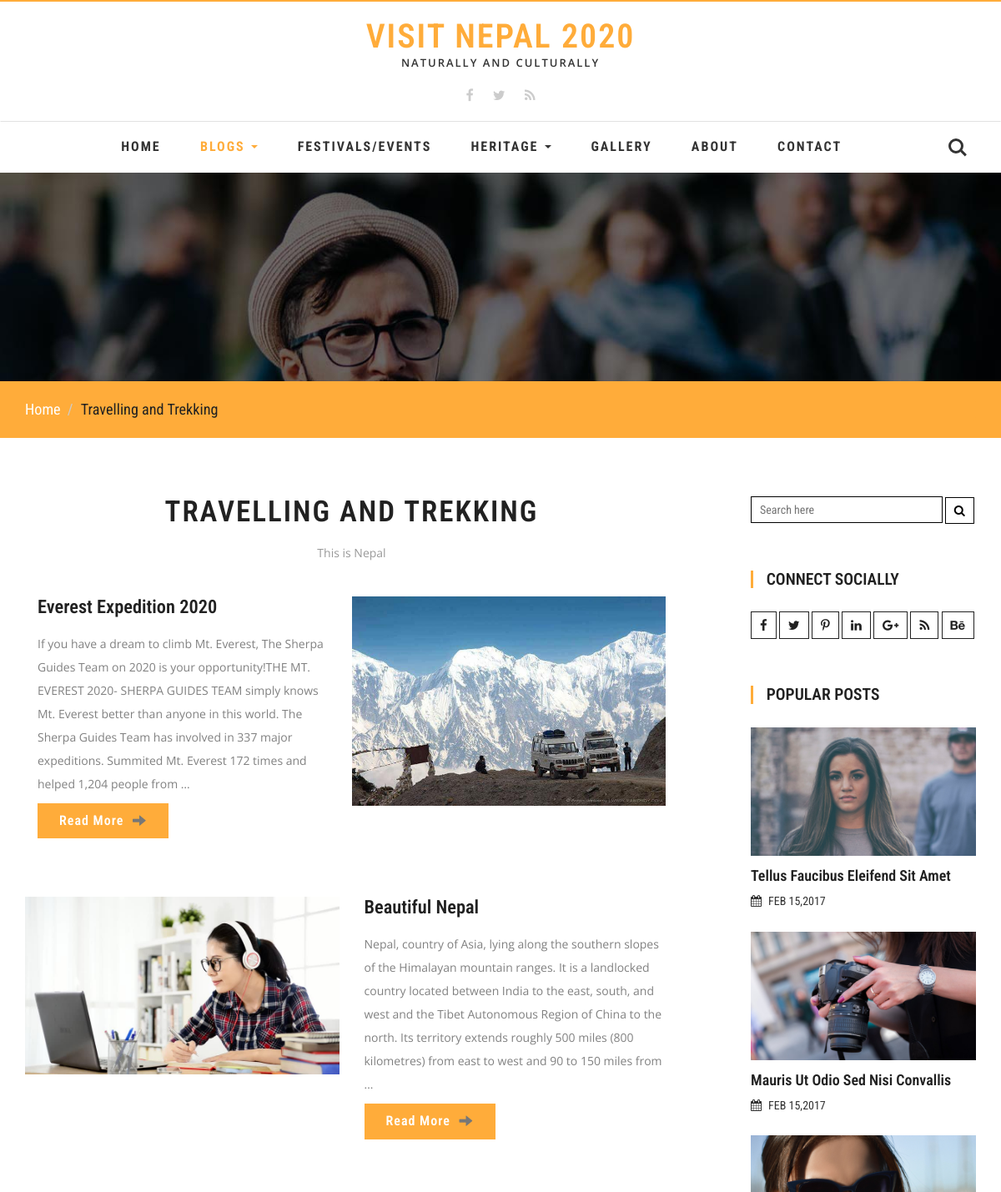
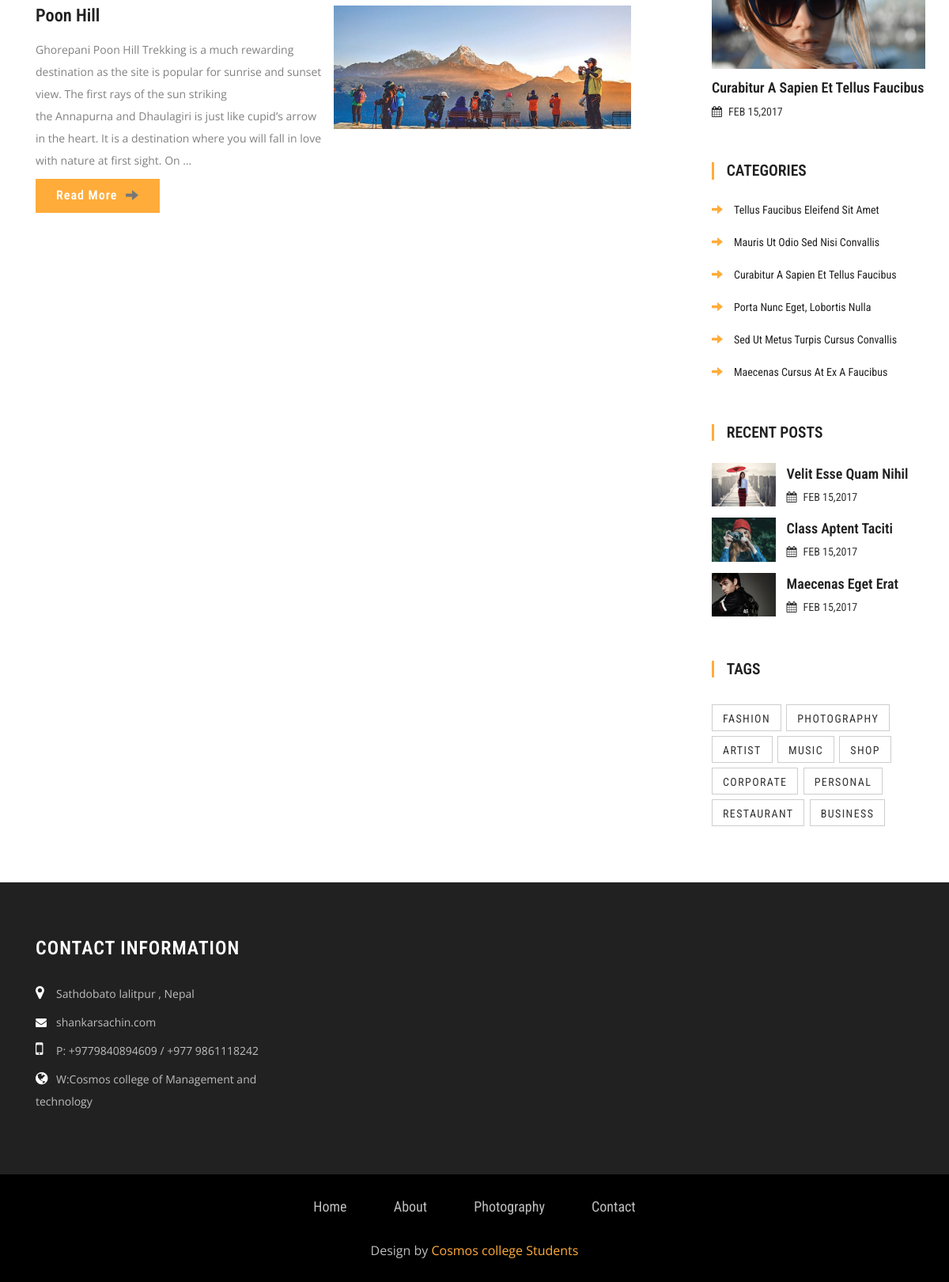
The page /category/1/detail/ on the database its author committed (2 pictures, top to bottom).
### ntpapp/models.py (models this page shows, shortened)
class TimeStamp(models.Model):
    created_at = models.DateTimeField(auto_now_add=True)
    updated_at = models.DateTimeField(auto_now=True, null=True, blank=True)
    class Meta:
        abstract = True

class Category(TimeStamp):
    title = models.CharField(max_length=200)
    image = models.ImageField(upload_to="category")

class Blog(TimeStamp):
    title = models.CharField(max_length=200)
    category = models.ForeignKey(Category, on_delete=models.CASCADE)
    image = models.ImageField(upload_to="blogs")
    video_link = models.CharField(max_length=500, null=True, blank=True)
    details = models.TextField()
    author = models.ForeignKey(User, on_delete=models.CASCADE)
    view_count = models.PositiveIntegerField()

### ntpapp/views.py (the view)
# urls.py: path('category/<int:pk>/detail/', ClientCategoryDetalView.as_view(),
class ClientCategoryDetalView(ClientMixin, DetailView):
    template_name = "clienttemplates/clientcategorydetail.html"
    model = Category
    context_object_name = "category"

### ntpapp/views.py (called while the page is built)
    def get_context_data(self, **kwargs):
        print("It should be just after middleware")
        context = super().get_context_data(**kwargs)
        context['allcategory'] = Category.objects.all()
        return context

### templates/clienttemplates/clientcategorydetail.html (shortened to what this page needs)
{% extends 'clienttemplates/clientbase.html' %}
{% load static %}
{% block clientblog %}active{% endblock %}
{% block content %}
<div class="agile-banner">
	</div>
	<div class="breadcrumbs">
		<div class="container">
			<ol class="breadcrumb breadcrumb1 animated wow slideInLeft" data-wow-delay=".5s">
				<li><a href="index.html">Home</a></li>
				<li class="active">{{category.title}}</li>
			</ol>
		</div>
	</div>
	<div class="container">
		<div class="banner-btm-agile">
			<div class="col-md-9 btm-wthree-left">
			<div class="agileits_heading_section">
				<h3 class="wthree_head">{{category.title}}</h3>
				<p class="agileinfo_para">This is Nepal</p>
			</div>
				<div class="events w3">
					<div class="events-main">
						{% for blog in category.blog_set.all %}
						{% if forloop.counter|divisibleby:2 %}
						<div class="events-top">
							<div class="col-md-6  w3ls fea-left">
								<div class="w3agile_special_deals_grid_left_grid">
									<a href="{% url 'ntpapp:clientblogdetail' blog.id  %}"><img src="{{blog.image.url}}" class="img-responsive" alt="" /></a>
								</div>
							</div>
							<div class="col-md-6 wthree fea-right">
								<h3>{{blog.title}}</h3>
								<p>{{blog.details|striptags|safe|truncatewords:"50"}}</p>
								<a class="agileits w3layouts" href="{% url 'ntpapp:clientblogdetail' blog.id  %}">Read More <span class="glyphicon agileits w3layouts glyphicon-arrow-right" aria-hidden="true"></span></a>
							</div>
							<div class="clearfix"> </div>
						</div>
						{% else %}
						<div class="events-top">
							<div class="col-md-6  w3-agile fea-right">
								<h3>{{blog.title}}</h3>
								<p>{{blog.details|striptags|safe|truncatewords:"50"}}</p>
								<a class="agileits w3layouts" href="{% url 'ntpapp:clientblogdetail' blog.id  %}">Read More <span class="glyphicon agileits w3layouts glyphicon-arrow-right" aria-hidden="true"></span></a>
							</div>
							<div class="col-md-6  fea-left">
								<div class="w3agile_special_deals_grid_left_grid">
									<a href="{% url 'ntpapp:clientblogdetail' blog.id  %}"><img src="{{blog.image.url}}" class="img-responsive" alt="" /></a>
								</div>
							</div>
						</div>
						{% endif %}
						{% endfor %}
					</div>
				</div>
			</div>
			<div class="col-md-3 w3agile_blog_left">
				<div class="wthreesearch">
							<form action="#" method="post">
								<input type="search" name="Search" placeholder="Search here" required="">
								<button type="submit" class="btn btn-default search" aria-label="Left Align">
									<i class="fa fa-search" aria-hidden="true"></i>
								</button>
							</form>
				</div>
				<div class="agileinfo_calender">
				<h3>CONNECT SOCIALLY</h3>
				<div class="w3ls-social-icons-1">
					<a class="facebook" href="#"><i class="fa fa-facebook"></i></a>
					<a class="twitter" href="#"><i class="fa fa-twitter"></i></a>
					<a class="pinterest" href="#"><i class="fa fa-pinterest-p"></i></a>
					<a class="linkedin" href="#"><i class="fa fa-linkedin"></i></a>
					<a class="linkedin" href="#"><i class="fa fa-google-plus"></i></a>
					<a class="linkedin" href="#"><i class="fa fa-rss"></i></a>
					<a class="linkedin" href="#"><i class="fa fa-behance"></i></a>
				</div>
				</div>
				<div class="w3ls_popular_posts">
					<h3>Popular Posts</h3>
					<div class="agileits_popular_posts_grid">
						<div class="w3agile_special_deals_grid_left_grid">
							<a href="singlepage.html"><img src="images/p1.jpg" class="img-responsive" alt="" /></a>
						</div>
						<h4><a href="singlepage.html">Tellus Faucibus Eleifend Sit Amet</a></h4>
						<h5><i class="fa fa-calendar" aria-hidden="true"></i>FEB 15,2017</h5>
					</div>
					<div class="agileits_popular_posts_grid">
						<div class="w3agile_special_deals_grid_left_grid">
								<a href="singlepage.html"><img src="images/p2.jpg" class="img-responsive" alt="" /></a>
							</div>
						<h4><a href="singlepage.html">Mauris Ut Odio Sed Nisi Convallis</a></h4>
						<h5><i class="fa fa-calendar" aria-hidden="true"></i>FEB 15,2017</h5>
					</div>
					<div class="agileits_popular_posts_grid">
						<div class="w3agile_special_deals_grid_left_grid">
								<a href="singlepage.html"><img src="images/p3.jpg" class="img-responsive" alt="" /></a>
						</div>
						<h4><a href="singlepage.html">Curabitur A Sapien Et Tellus Faucibus</a></h4>
						<h5><i class="fa fa-calendar" aria-hidden="true"></i>FEB 15,2017</h5>
					</div>
				</div>
				<div class="w3l_categories">
					<h3>Categories</h3>
					<ul>
						<li><a href="singlepage.html"><span class="glyphicon glyphicon-arrow-right" aria-hidden="true"></span>tellus faucibus eleifend sit amet</a></li>
						<li><a href="singlepage.html"><span class="glyphicon glyphicon-arrow-right" aria-hidden="true"></span>Mauris ut odio sed nisi convallis</a></li>
						<li><a href="singlepage.html"><span class="glyphicon glyphicon-arrow-right" aria-hidden="true"></span>Curabitur a sapien et tellus faucibus</a></li>
						<li><a href="singlepage.html"><span class="glyphicon glyphicon-arrow-right" aria-hidden="true"></span>porta nunc eget, lobortis nulla</a></li>
						<li><a href="singlepage.html"><span class="glyphicon glyphicon-arrow-right" aria-hidden="true"></span>Sed ut metus turpis cursus convallis</a></li>
						<li><a href="singlepage.html"><span class="glyphicon glyphicon-arrow-right" aria-hidden="true"></span>Maecenas cursus at ex a faucibus</a></li>
					</ul>
				</div>
			<div class="w3ls_recent_posts">
					<h3>Recent Posts</h3>
					<div class="agileits_recent_posts_grid">
						<div class="agileits_recent_posts_gridl">
							<div class="w3agile_special_deals_grid_left_grid">
									<a href="singlepage.html"><img src="images/r1.jpg" class="img-responsive" alt="" /></a>
								</div>
						</div>
						<div class="agileits_recent_posts_gridr">
							<h4><a href="singlepage.html">velit esse quam nihil</a></h4>
							<h5><i class="fa fa-calendar" aria-hidden="true"></i>FEB 15,2017</h5>
						</div>
						<div class="clearfix"> </div>
					</div>
					<div class="agileits_recent_posts_grid">
						<div class="agileits_recent_posts_gridl">
							<div class="w3agile_special_deals_grid_left_grid">
									<a href="singlepage.html"><img src="images/r2.jpg" class="img-responsive" alt="" /></a>
								</div>
						</div>
						<div class="agileits_recent_posts_gridr">
							<h4><a href="singlepage.html">Class aptent taciti </a></h4>
							<h5><i class="fa fa-calendar" aria-hidden="true"></i>FEB 15,2017</h5>
						</div>
						<div class="clearfix"> </div>
					</div>
					<div class="agileits_recent_posts_grid">
						<div class="agileits_recent_posts_gridl">
							<div class="w3agile_special_deals_grid_left_grid">
									<a href="singlepage.html"><img src="images/r3.jpg" class="img-responsive" alt="" /></a>
								</div>
						</div>
						<div class="agileits_recent_posts_gridr">
							<h4><a href="singlepage.html">Maecenas eget erat </a></h4>
							<h5><i class="fa fa-calendar" aria-hidden="true"></i>FEB 15,2017</h5>
						</div>
						<div class="clearfix"> </div>
					</div>
				</div>
			<div class="w3l_tags">
					<h3>Tags</h3>
					<ul class="tag">
						<li><a href="singlepage.html">Fashion</a></li>
						<li><a href="singlepage.html">Photography</a></li>
						<li><a href="singlepage.html">Artist</a></li>
						<li><a href="singlepage.html">Music</a></li>
						<li><a href="singlepage.html">Shop</a></li>
						<li><a href="singlepage.html">Corporate</a></li>
						<li><a href="singlepage.html">Personal</a></li>
						<li><a href="singlepage.html">Restaurant</a></li>
						<li><a href="singlepage.html">Business</a></li>
					</ul>
				</div>
			</div>
		</div>
	</div>
{% endblock %}

### templates/clienttemplates/clientbase.html (shortened to what this page needs)
{% load static %}
<!DOCTYPE html>
<html lang="en">
<head>
<link href="{% static 'clientstatic/css/font-awesome.min.css' %}" rel="stylesheet" type="text/css" media="all" />
<link href="{% static 'clientstatic/css/bootstrap.min.css' %}" rel="stylesheet" type="text/css" media="all" />
<link href="{% static 'clientstatic/css/style.css' %}" rel="stylesheet" type="text/css" media="all" />
<link rel="stylesheet" href="{% static 'clientstatic/css/flexslider.css' %}" type="text/css" media="screen" property="" />
<link href="{% static 'clientstatic/css/skdslider.css' %}" rel="stylesheet">
</head>
<body >
	<header>
		<div class="w3layouts-top-strip">
			<div class="container">
				<div class="logo">
					<h1><a href="{% url 'ntpapp:clienthome' %}">Visit Nepal 2020</a></h1>
					<p>Naturally and Culturally</p>
				</div>
				<div class="w3ls-social-icons">
					<a class="facebook" href="//facebook.com"><i class="fa fa-facebook"></i></a>
					<a class="twitter" href="//twitter.com"><i class="fa fa-twitter"></i></a>
					<a class="youtube" href="//youtube.com"><i class="fa fa-rss"></i></a>
				</div>
			</div>
		</div>
			<nav class="navbar navbar-default">
			  <div class="container">
				<div class="collapse navbar-collapse" id="bs-example-navbar-collapse-1">
				  <ul class="nav navbar-nav">
					<li><a class="{% block clienthome %}{% endblock %}" href="{% url 'ntpapp:clienthome' %}">Home</a></li>
					<li class="dropdown">
					  <a href="" class="{% block clientblog %}{% endblock %} dropdown-toggle" data-toggle="dropdown" role="button" aria-haspopup="true" aria-expanded="false">Blogs <span class="caret"></span></a>
					</li>
					<li><a href="fashion.html">Festivals/Events</a></li>
					<li class="dropdown">
					  <a href="#" class="dropdown-toggle" data-toggle="dropdown" role="button" aria-haspopup="true" aria-expanded="false">Heritage <span class="caret"></span></a>
					</li>
					<li><a href="photography.html">Gallery</a></li>
					<li><a class="{% block clientabout %}{% endblock %}" href="{% url 'ntpapp:clientabout' %}">About</a></li>
					<li><a href="contact.html">Contact</a></li>
				  </ul>
				</div>
				<div class="w3_agile_login">
							<div class="cd-main-header">
								<a class="cd-search-trigger" href="#cd-search"> <span></span></a>
							</div>
						</div>
						<div class="clearfix"> </div>
			  </div>
			</nav>
	</header>
	{% block content %}
	{% endblock %}
	<div class="row">
		<div class="col-md-4" id="offlinedata">
		</div>
	</div>
	<div class="footer-agile-info">
		<div class="container">
			<div class="col-md-4 w3layouts-footer">
				<h3>Contact Information</h3>
					<p><span><i class="fa fa-map-marker" aria-hidden="true"></i></span>Sathdobato  lalitpur , Nepal </p>
					<p><span><i class="fa fa-envelope" aria-hidden="true"></i></span><a href="#">shankarsachin.com</a> </p>
					<p><span><i class="fa fa-mobile" aria-hidden="true"></i></span>P: +9779840894609 / +977 9861118242 </p>
					<p><span><i class="fa fa-globe" aria-hidden="true"></i></span><a href="#">W:Cosmos college of Management and technology </a></p>
			</div>
		</div>
	</div>
	<div class="copyright">
		<div class="container">
			<div class="w3agile-list">
				<ul>
					<li><a href="index.html">Home</a></li>
					<li><a href="about.html">About</a></li>
					<li><a href="photography.html">Photography</a></li>
					<li><a href="contact.html">Contact</a></li>
				</ul>
			</div>
			<div class="agileinfo">
				<p> Design by <a href="http://cosmoscollege.edu.np/">Cosmos college Students</a></p>
			</div>
		</div>
	</div>
</body>
</html>

### rows shown on the page
Category: title "Travelling and Trekking", title "TRAVELLING AND TREKKING"
Blog: title "Everest Expedition 2020", details "If you have a dream to climb Mt. Everest, The Sherpa Guides Team on 2020 is your opportunity!THE MT. EVEREST 2020- SHERPA GUIDES TEAM simply knows Mt. Everest better than anyone in this world. The Sherpa Guides Team has involved in 337 major expeditions. Summited Mt. Everest 172 times and helped 1,204 people from …", image (picture)
Blog: image (picture), title "Beautiful Nepal", details "Nepal, country of Asia, lying along the southern slopes of the Himalayan mountain ranges. It is a landlocked country located between India to the east, south, and west and the Tibet Autonomous Region of China to the north. Its territory extends roughly 500 miles (800 kilometres) from east to west and 90 to 150 miles from …"
Blog: title "Poon Hill", details "Ghorepani Poon Hill Trekking is a much rewarding destination as the site is popular for sunrise and sunset view. The first rays of the sun striking the Annapurna and Dhaulagiri is just like cupid’s arrow in the heart. It is a destination where you will fall in love with nature at first sight. On …", image (picture)
